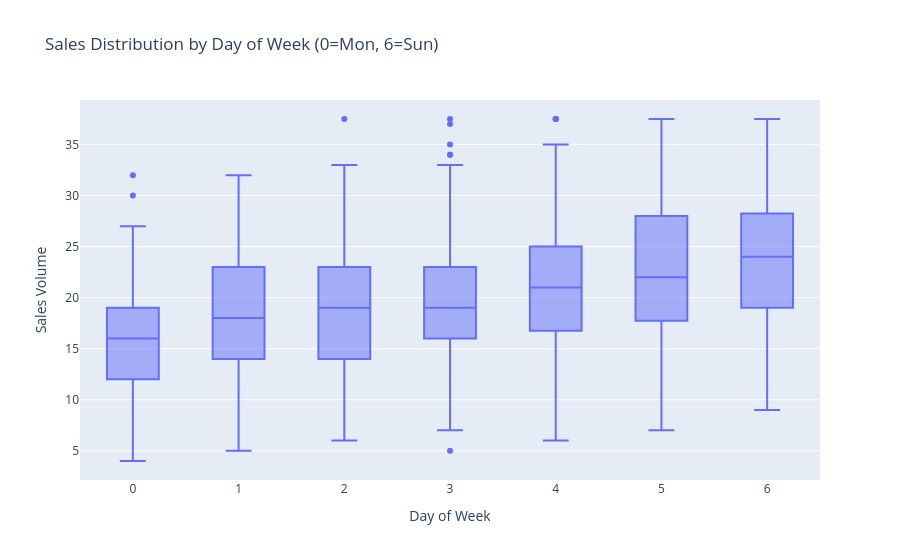

This figure's notebook cell:
### Code cell
from smartstock.data.features import add_time_features

feat_df = add_time_features(cleaned)

fig = px.box(feat_df, x='day_of_week', y='sales', title='Sales Distribution by Day of Week (0=Mon, 6=Sun)', labels={'day_of_week': 'Day of Week', 'sales': 'Sales Volume'})
fig.show()

### Figure 1 — Plotly figure (JSON) as saved in the notebook; plotly's stock layout.template omitted (floating-point values rounded to 4 significant figures; data arrays with more than 128 entries replaced by an {"elided": "..."} marker saying what was removed)
{"data": [{"alignmentgroup": "True", "hovertemplate": "Day of Week=%{x}<br>Sales Volume=%{y}<extra></extra>", "legendgroup": "", "marker": {"color": "#636efa"}, "name": "", "notched": false, "offsetgroup": "", "orientation": "v", "showlegend": false, "type": "box", "x": {"elided": "1826 int values"}, "x0": " ", "xaxis": "x", "y": {"elided": "1826 float values"}, "y0": " ", "yaxis": "y"}], "layout": {"boxmode": "group", "legend": {"tracegroupgap": 0}, "title": {"text": "Sales Distribution by Day of Week (0=Mon, 6=Sun)"}, "xaxis": {"anchor": "y", "domain": [0, 1], "title": {"text": "Day of Week"}}, "yaxis": {"anchor": "x", "domain": [0, 1], "title": {"text": "Sales Volume"}}}}
